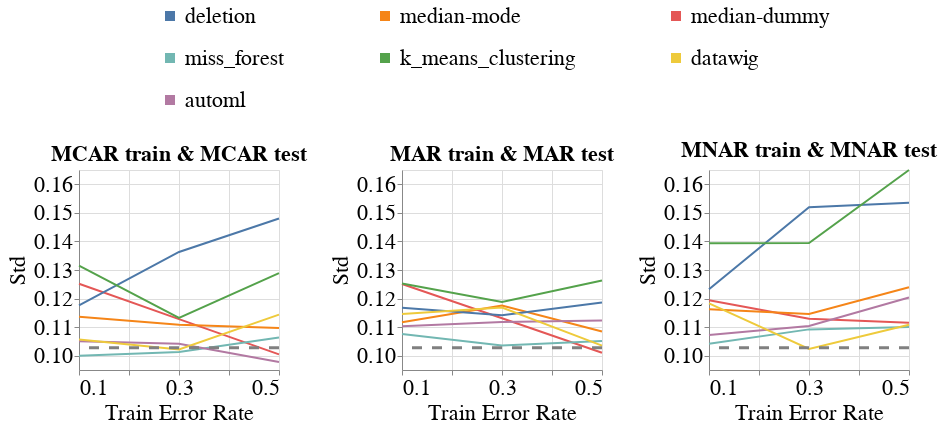

Write notebook code for a chart like this one.
### Code cell
create_exp2_line_bands_for_no_shift(dataset_name=DATASET_NAME,
                                    model_name='mlp_clf',
                                    metric_name='Std',
                                    db_client=db_client,
                                    with_band=False)
